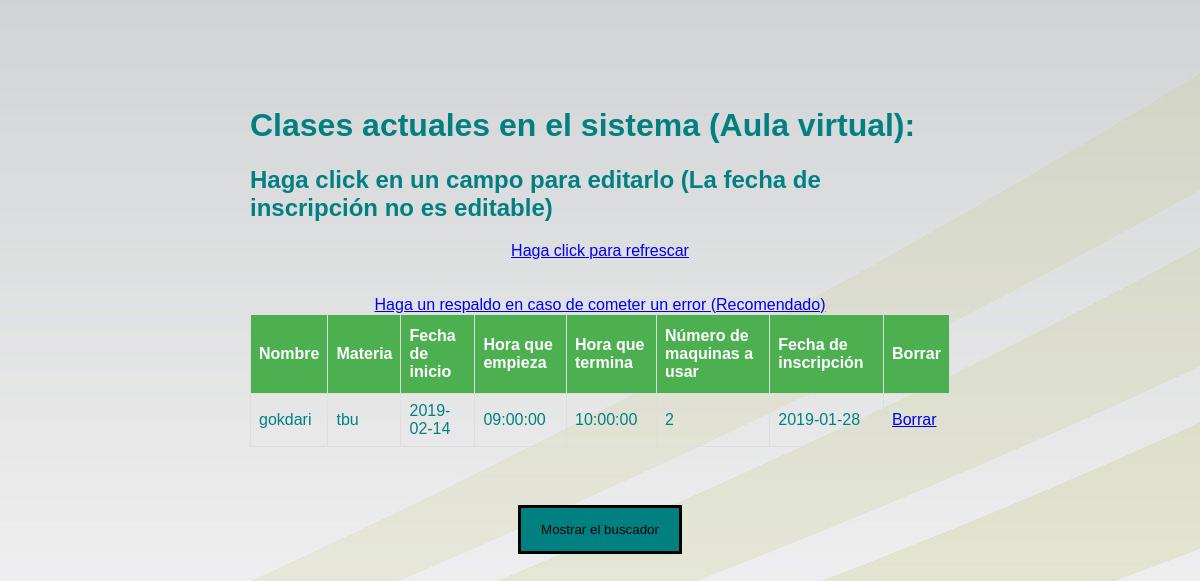
Page /aulavirtualclase.php on the earlier database version.
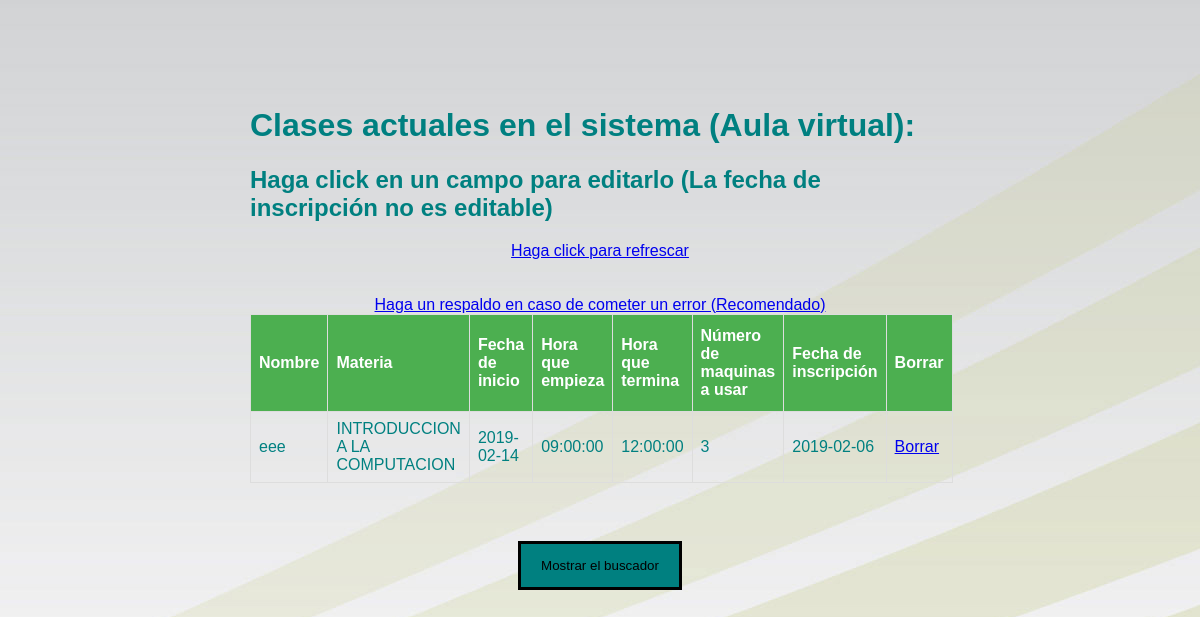
Same page on the later database version.
### tables this page shows
CREATE TABLE `reservatodo` (
  `id` int(11) NOT NULL AUTO_INCREMENT,
  `nombre` varchar(100) NOT NULL,
  `materia` varchar(100) NOT NULL,
  `salon` varchar(100) NOT NULL,
  `fecha` varchar(100) NOT NULL,
  `fechaemp` time NOT NULL,
  `fechater` time NOT NULL,
  `numero` int(11) NOT NULL,
  `fechainscripcion` date NOT NULL,
  PRIMARY KEY (`id`)
);

### aulavirtualclase.php (the view, shortened to what this page needs)
<?php
include_once("connection.php");
$sql = "SELECT * FROM `reservatodo` WHERE salon='aula_virtual' limit 10 ";
$queryRecords = mysqli_query($conn, $sql) or die("Error al buscar");
?>
<!DOCTYPE html>
<html lang="en">
<head>
<link rel="stylesheet" href="estilos\clase.css">
</head>
<body>
<br></br>
<div class="container" id="otra">
<h1>Clases actuales en el sistema (Aula virtual):</h1>
<h2>Haga click en un campo para editarlo (La fecha de inscripción no es editable)</h2>
<div style="text-align: center;"><a href="aulavirtualclase.php">Haga click para refrescar</a></div>
<br></br>
<div style="text-align: center;"><a href="backup.php" target="_blank">Haga un respaldo en caso de cometer un error (Recomendado)</a></div>
<table id="employee_grid" name="employee_grid" class="table table-condensed table-hover table-striped bootgrid-table" width="60%" cellspacing="0">
   <thead>
      <tr>
         <th>Nombre</th>
         <th>Materia</th>
         <th>Fecha de inicio</th>
		 <th>Hora que empieza</th>
		 <th>Hora que termina</th>
		 <th>Número de maquinas a usar</th>
		 <th>Fecha de inscripción</th>
		 <th>Borrar</th>
      </tr>
   </thead>
   <tbody id="_editable_table">
      <?php foreach($queryRecords as $res) :?>
      <tr data-row-id="<?php echo $res['id'];?>">
         <center><td class="editable-col" contenteditable="true" colaula='0' oldVal ="<?php echo $res['nombre'];?>"><?php echo $res['nombre'];?></td></center>
         <center><td class="editable-col" contenteditable="true" colaula='1' oldVal ="<?php echo $res['materia'];?>"><?php echo $res['materia'];?></td></center>
         <center><td class="editable-col" contenteditable="true" colaula='2' oldVal ="<?php echo $res['fecha'];?>"><?php echo $res['fecha'];?></td></center>
         <center><td class="editable-col" contenteditable="true" colaula='3' oldVal ="<?php echo $res['fechaemp'];?>"><?php echo $res['fechaemp'];?></td></center>
		 <center><td class="editable-col" contenteditable="true" colaula='4' oldVal ="<?php echo $res['fechater'];?>"><?php echo $res['fechater'];?></td></center>
         <center><td class="editable-col" contenteditable="true" colaula='5' oldVal ="<?php echo $res['numero'];?>"><?php echo $res['numero'];?></td></center>
		 <center><td class="editable-col" contenteditable="false" colaula='6' oldVal ="<?php echo $res['fechainscripcion'];?>"><?php echo $res['fechainscripcion'];?></td></center>
		 <?php
		 echo "<td><a href='aulavirtualclaseborrar.php?id=".$res['id']."'>Borrar</a></td>";
		 echo "</tr>";
		 ?>
	  <?php endforeach;?>
   </tbody>
</table>
</div>
<div id="boton2" style="text-align: center;">
<button onclick="myFunction2()">Mostrar el buscador</button>
</div>
</body>
</html>

Differences in the rows shown:
removed reservatodo: nombre "gokdari", materia "tbu", fecha "2019-02-14", fechaemp "09:00:00", fechater "10:00:00", numero "2", fechainscripcion "2019-01-28"
added reservatodo: nombre "eee", materia "INTRODUCCION A LA COMPUTACION", fecha "2019-02-14", fechaemp "09:00:00", fechater "12:00:00", numero "3", fechainscripcion "2019-02-06"
